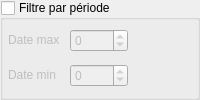
      <widget class="QGroupBox" name="Filtreparperiode">
       <property name="enabled">
        <bool>true</bool>
       </property>
       <property name="sizePolicy">
        <sizepolicy hsizetype="Expanding" vsizetype="MinimumExpanding">
         <horstretch>0</horstretch>
         <verstretch>0</verstretch>
        </sizepolicy>
       </property>
       <property name="maximumSize">
        <size>
         <width>16777215</width>
         <height>2000</height>
        </size>
       </property>
       <property name="title">
        <string>Filtre par période</string>
       </property>
       <property name="checkable">
        <bool>true</bool>
       </property>
       <property name="checked">
        <bool>false</bool>
       </property>
       <layout class="QGridLayout" name="gridLayout_5">
        <property name="leftMargin">
         <number>5</number>
        </property>
        <property name="topMargin">
         <number>2</number>
        </property>
        <property name="rightMargin">
         <number>5</number>
        </property>
        <property name="bottomMargin">
         <number>2</number>
        </property>
        <property name="horizontalSpacing">
         <number>10</number>
        </property>
        <property name="verticalSpacing">
         <number>5</number>
        </property>
        <item row="1" column="1">
         <widget class="QSpinBox" name="Date_basse_doubleslider">
          <property name="sizePolicy">
           <sizepolicy hsizetype="Fixed" vsizetype="Fixed">
            <horstretch>0</horstretch>
            <verstretch>0</verstretch>
           </sizepolicy>
          </property>
          <property name="minimum">
           <number>-5500</number>
          </property>
          <property name="maximum">
           <number>2040</number>
          </property>
         </widget>
        </item>
        <item row="0" column="0">
         <widget class="QLabel" name="label_26">
          <property name="sizePolicy">
           <sizepolicy hsizetype="Fixed" vsizetype="Fixed">
            <horstretch>0</horstretch>
            <verstretch>0</verstretch>
           </sizepolicy>
          </property>
          <property name="text">
           <string>Date max</string>
          </property>
         </widget>
        </item>
        <item row="0" column="1">
         <widget class="QSpinBox" name="Date_haute_doubleslider">
          <property name="sizePolicy">
           <sizepolicy hsizetype="Fixed" vsizetype="Fixed">
            <horstretch>0</horstretch>
            <verstretch>0</verstretch>
           </sizepolicy>
          </property>
          <property name="minimum">
           <number>-5500</number>
          </property>
          <property name="maximum">
           <number>2040</number>
          </property>
         </widget>
        </item>
        <item row="1" column="0">
         <widget class="QLabel" name="label_22">
          <property name="sizePolicy">
           <sizepolicy hsizetype="Fixed" vsizetype="Fixed">
            <horstretch>0</horstretch>
            <verstretch>0</verstretch>
           </sizepolicy>
          </property>
          <property name="text">
           <string>Date min</string>
          </property>
         </widget>
        </item>
        <item row="0" column="2" rowspan="2">
         <layout class="QVBoxLayout" name="verticalLayout_3">
          <property name="leftMargin">
           <number>5</number>
          </property>
          <property name="topMargin">
           <number>5</number>
          </property>
          <property name="rightMargin">
           <number>5</number>
          </property>
          <property name="bottomMargin">
           <number>5</number>
          </property>
          <item>
           <widget class="QWidget" name="doubleslider_2" native="true">
            <property name="sizePolicy">
             <sizepolicy hsizetype="Minimum" vsizetype="Preferred">
              <horstretch>0</horstretch>
              <verstretch>0</verstretch>
             </sizepolicy>
            </property>
           </widget>
          </item>
         </layout>
        </item>
       </layout>
      </widget>
